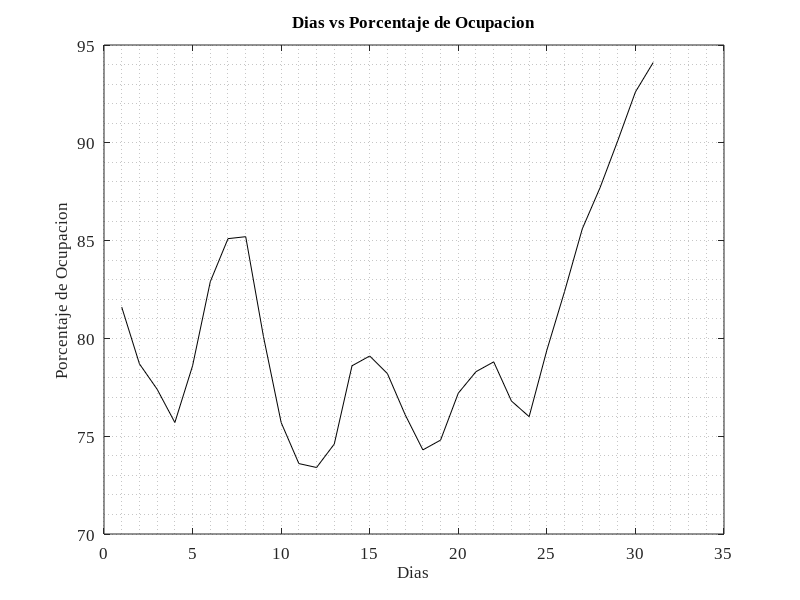

Reproduce this figure in MATLAB. (Note: this script raises an error after producing the figure.)
close all;
clear;
clc;
s=310; %Numero de simulaciones por 10 a?os de 31 dias 

%% Datos de porcentaje de ocupacion en diciembre

x2010=[63.0	64.8	68.1	70.1	71.9	68.0	67.5	66.2	67.4	68.8	67.1	67.6	63.5	62.0	61.1	61.0	63.2	65.3	69.0	71.0	70.6	70.7	71.2	72.3	74.0	77.2	80.9	83.1	84.8	86.7	88.5];
x2011=[65.7	69.2	72.4	73.0	70.5	67.9	67.6	69.3	71.0	72.0	70.3	67.2	64.7	63.9	64.3	65.1	70.0	73.2	75.4	76.6	77.3	78.0	76.3	74.8	75.6	78.2	82.9	85.1	87.3	89.6	91.5];
x2012=[76.7	76.8	72.0	70.1	70.0	72.1	75.8	79.8	80.6	73.4	71.6	70.8	71.6	72.5	74.7	75.6	73.0	74.7	75.7	79.2	81.1	81.6	82.7	81.6	82.1	84.7	88.4	90.8	93.7	95.4	96.0];
x2013=[80.6	73.5	72.8	74.4	76.3	77.2	79.3	78.9	75.0	74.0	72.6	72.3	73.9	76.1	76.7	74.8	74.0	74.0	75.1	77.4	79.6	81.8	82.1	81.8	83.3	85.7	88.1	91.4	93.3	94.3	94.7];
x2014=[73.2	73.6	76.1	80.1	83.7	84.2	79.9	77.9	76.0	77.2	78.9	81.1	80.8	76.8	74.1	73.0	74.8	77.4	76.7	81.1	80.9	81.6	80.2	77.8	77.2	80.2	84.3	86.8	90.4	92.1	93.5];
x2015=[76.4	74.9	74.5	75.7	80.1	82.6	83.1	78.9	79.1	77.9	78.0	79.4	79.4	80.3	78.7	78.9	78.7	77.7	80.2	82.9	84.6	84.3	83.3	82.2	82.4	85.6	88.5	91.0	92.5	95.6	94.9];
x2016=[75.8	79.5	83.1	83.2	80.6	80.4	81.0	81.1	83.5	84.2	82.2	76.9	74.7	73.7	72.3	75.1	78.9	81.5	81.1	83.0	82.9	81.9	79.4	75.5	75.8	80.3	84.0	87.3	89.7	91.7	91.6];
x2017=[78.0	80.4	81.9	78.4	76.2	76.6	78.3	80.6	80.5	82.7	80.3	78.2	75.6	75.9	76.3	77.8	77.2	78.5	78.6	77.6	78.3	79.3	77.8	76.9	77.2	80.8	83.7	86.6	89.8	93.0	94.2];
x2018=[79.4	81.2	78.5	77.3	76.0	78.0	79.8	79.7	79.4	76.6	75.0	73.5	72.0	73.0	74.9	76.7	74.6	73.9	73.5	75.9	77.0	79.4	80.1	78.6	81.6	84.3	85.5	88.0	89.8	92.1	93.0];
x2019=[81.6	78.7	77.4	75.7	78.6	82.9	85.1	85.2	80.1	75.7	73.6	73.4	74.6	78.6	79.1	78.2	76.1	74.3	74.8	77.2	78.3	78.8	76.8	76.0	79.4	82.4	85.6	87.7	90.1	92.6	94.1];
x2020=[27.8	26.9	27.1	29.4	32.8	33.9	29.2	26.1	25.2	25.2	27.5	29.1	29.4	27.4	27.9	27.4	28.4	30.6	32.7	34.5	32.4	30.1	29.0	28.0	29.4	30.6	31.7	32.9	35.1	38.4	40.8];

%% Arreglo de datos para el mes completo por ano
%x=[x2010 x2011 x2012 x2013 x2014 x2015 x2016 x2017 x2018 x2019]';
x=x2019';
y=[1:1:length(x)]';

%% Arreglo de datos por dia a lo largo de los anos
% dia=1;
% x(1)=x2010(dia);
% x(2)=x2011(dia);
% x(3)=x2012(dia);
% x(4)=x2013(dia);
% x(5)=x2014(dia);
% x(6)=x2015(dia);
% x(7)=x2016(dia);
% x(8)=x2017(dia);
% x(9)=x2018(dia);
% x(10)=x2019(dia);
% x(11)=x2020(dia);
% 
% x=x';
% y=[1:1:length(x)]';


%% Grafica del comportamiento de los datos

figure();
plot(x,'k');
set(gca, 'FontName','Times New Roman','fontsize', 12);
title('Dias vs Porcentaje de Ocupacion','FontName','Times New Roman','FontSize', 12);
xlabel('Dias','FontName','Times New Roman','FontSize', 12);
ylabel('Porcentaje de Ocupacion','FontName','Times New Roman','FontSize', 12);
grid minor;

figure();
%hist(x,10, 'k');
histogram(x,'FaceColor','k')
set(gca, 'FontName','Times New Roman','fontsize', 12);
title('Porcentaje de Ocupacion','FontName','Times New Roman','FontSize', 12);
xlabel('Porcentaje de Ocupacion','FontName','Times New Roman','FontSize', 12);
ylabel('Frecuencia','FontName','Times New Roman','FontSize', 12);
grid on;

%% Ajuste polinomial

figure();
f = fit(y,x,'poly5');
plot(f,y,x,'ok');
set(gca, 'FontName','Times New Roman','fontsize', 12);
title('Dias vs Porcentaje de Ocupacion','FontName','Times New Roman','FontSize', 12);
xlabel('Dias','FontName','Times New Roman','FontSize', 12);
ylabel('Porcentaje de Ocupacion','FontName','Times New Roman','FontSize', 12);
grid minor;
hold on;
p = polyfit(y,x,5);

%% Ajuste a una distribucion de probabilidad del porcentaje de ocupacion

[D PD]=allfitdist(x,'PDF');
C= {'nakagami', 'rayleigh','rician', 'birnbaumsaunders', ...
    'generalized pareto','inversegaussian', 'logistic', ...
    'loglogistic', 'tlocationscale'};
nC = length(C);
nD = length(D);

for k=1:nC
for i=1:nD
  switch D(1,i).DistName 
      case C{k};
      D(i) = [];
      D(nD) = D(1);
  end
end
end

switch D(1,1).DistName
case  'generalized extreme value'
    K=D(1,1).Params(1,1)
    Sigma = D(1,1).Params(1,2)
    Mu=D(1,1).Params(1,3)
    y = gevrnd(K, Mu, Sigma, s, 1);
    save autos.dat y -ascii;
case  'beta'
    a = D(1,1).Params(1,1)
    b=D(1,1).Params(1,2)
    y = betarnd(a,b, s, 1);
    save autos.dat y -ascii;
case  'exponential'
    mu = D(1,1).Params(1,1)
    y = exprnd(mu, s, 1);
    save autos.dat y -ascii;
case   'extreme value'
    Mu=D(1,1).Params(1,1)
    Sigma = D(1,1).Params(1,2)
    y = evrnd(Mu, Sigma, s, 1);
    save autos.dat y -ascii;
case  'gamma'
    a = D(1,1).Params(1,1)
    b=D(1,1).Params(1,2)
    y = gamrnd(a,b, s, 1);
    save autos.dat y -ascii;
case   'lognormal'
    Mu=D(1,1).Params(1,1)
    Sigma = D(1,1).Params(1,2)
    y = lognrnd(Mu, Sigma, s, 1);
    save autos.dat y -ascii;
case   'normal'
    Mu=D(1,1).Params(1,1)
    Sigma = D(1,1).Params(1,2)
    y = normrnd(Mu, Sigma, s, 1);
    save autos.dat y -ascii;
case  'weibull'
    a = D(1,1).Params(1,1)
    b=D(1,1).Params(1,2)
    y = wblrnd(a,b, s, 1);
    save autos.dat y -ascii;
end

D(1)

grid minor
%% Promedio diario

PromedioDiario=mean(x)

%% Ajuste a distribucion normal

pd = fitdist(x,'Normal')

